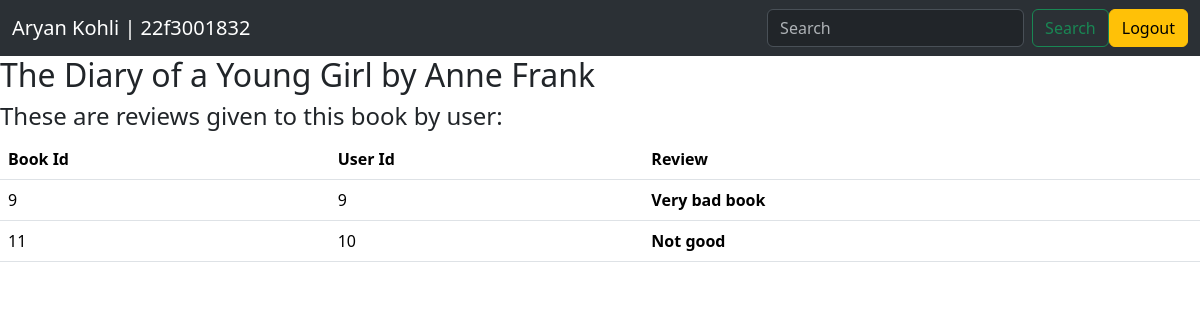
Page /viewreviews/12 on the committed database.
### app.py (models this page shows)
class Book(db.Model):
    __tablename__ = 'Book'
    bookId = db.Column(db.Integer, primary_key=True, autoincrement=True)
    author = db.Column(db.String(100), nullable=False)
    bookName = db.Column(db.String(100), nullable=False)
    content = db.Column(db.String(100), nullable=False)
    sectionId = db.Column(db.Integer, db.ForeignKey('Section.sectionId'), nullable=False)

class Rating(db.Model):
    __tablename__ = 'Rating'
    ratingId = db.Column(db.Integer, primary_key=True, autoincrement=True)
    userId = db.Column(db.Integer, db.ForeignKey('User.userId'), nullable=False)
    bookId = db.Column(db.Integer, db.ForeignKey('Book.bookId'), nullable=False)
    comment = db.Column(db.String, nullable=False)
    user = db.relationship('User', backref=db.backref('ratings', lazy=True))
    book = db.relationship('Book', backref=db.backref('ratings', lazy=True))

### app.py (the view)
@app.route('/viewreviews/<bookId>')
def viewreviews(bookId):
    reviews = Rating.query.filter_by(bookId = bookId).all()
    book = Book.query.filter_by(bookId = bookId).first()
    return render_template("viewreview.html", book = book, reviews = reviews)

### templates/viewreview.html
{% extends 'base.html' %}
{% block body %}
<h2>{{book.bookName}} by {{book.author}} </h2>
<h4>These are reviews given to this book by user:</h4>
<table class="table">
    <thead>
      <tr>
        <th scope="col">Book Id</th>
        <th scope="col">User Id</th>
        <th scope="col">Review</th>
      </tr>
    </thead>
    <tbody>
        {% for review in reviews %}
      <tr>
        <td> {{review.ratingId}} </td>
        <td> {{review.userId}} </td>
        <td> <b> {{review.comment}} </b> </td>
      </tr>
      {% endfor %}
    </tbody>
  </table>
{% endblock body %}

### rows in the picture
Book: bookName "The Diary of a Young Girl", author "Anne Frank"
Rating: ratingId "9", userId "9", comment "Very bad book"
Rating: ratingId "11", userId "10", comment "Not good"
